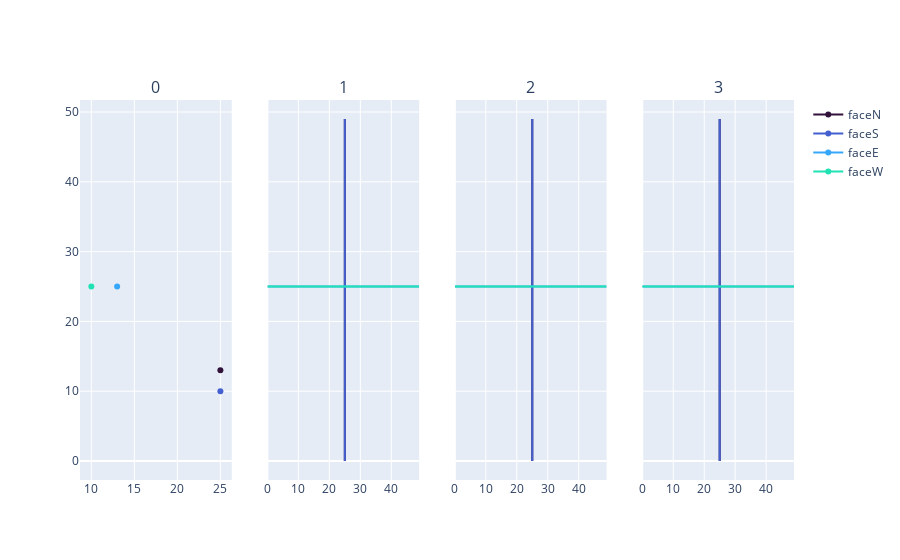

Write notebook code for a chart like this one.
### Code cell
s = Solution()
show_solution_step(s)

### Figure 1 — Plotly figure (JSON) as saved in the notebook; plotly's stock layout.template omitted (floating-point values rounded to 4 significant figures)
{"data": [{"marker": {"color": "rgb(48, 18, 59)"}, "name": "faceN", "showlegend": true, "type": "scatter", "x": [25], "xaxis": "x", "y": [13], "yaxis": "y"}, {"marker": {"color": "rgb(68, 96, 208)"}, "name": "faceS", "showlegend": true, "type": "scatter", "x": [25], "xaxis": "x", "y": [10], "yaxis": "y"}, {"marker": {"color": "rgb(54, 167, 248)"}, "name": "faceE", "showlegend": true, "type": "scatter", "x": [13], "xaxis": "x", "y": [25], "yaxis": "y"}, {"marker": {"color": "rgb(33, 226, 181)"}, "name": "faceW", "showlegend": true, "type": "scatter", "x": [10], "xaxis": "x", "y": [25], "yaxis": "y"}, {"marker": {"color": "rgb(48, 18, 59)"}, "name": "faceN", "showlegend": false, "type": "scatter", "x": [25, 25, 25, 25, 25, 25, 25, 25, 25, 25, 25, 25, 25, 25, 25, 25, 25, 25, 25, 25, 25, 25, 25, 25, 25, 25, 25, 25, 25, 25, 25, 25, 25, 25, 25, 25, 25, 25, 25, 25, 25, 25, 25, 25, 25, 25, 25, 25, 25, 25], "xaxis": "x2", "y": [49, 48, 47, 46, 45, 44, 43, 42, 41, 40, 39, 38, 37, 36, 35, 34, 33, 32, 31, 30, 29, 28, 27, 26, 25, 24, 23, 22, 21, 20, 19, 18, 17, 16, 15, 14, 13, 12, 11, 10, 9, 8, 7, 6, 5, 4, 3, 2, 1, 0], "yaxis": "y2"}, {"marker": {"color": "rgb(68, 96, 208)"}, "name": "faceS", "showlegend": false, "type": "scatter", "x": [25, 25, 25, 25, 25, 25, 25, 25, 25, 25, 25, 25, 25, 25, 25, 25, 25, 25, 25, 25, 25, 25, 25, 25, 25, 25, 25, 25, 25, 25, 25, 25, 25, 25, 25, 25, 25, 25, 25, 25, 25, 25, 25, 25, 25, 25, 25, 25, 25, 25], "xaxis": "x2", "y": [49, 48, 47, 46, 45, 44, 43, 42, 41, 40, 39, 38, 37, 36, 35, 34, 33, 32, 31, 30, 29, 28, 27, 26, 25, 24, 23, 22, 21, 20, 19, 18, 17, 16, 15, 14, 13, 12, 11, 10, 9, 8, 7, 6, 5, 4, 3, 2, 1, 0], "yaxis": "y2"}, {"marker": {"color": "rgb(54, 167, 248)"}, "name": "faceE", "showlegend": false, "type": "scatter", "x": [49, 48, 47, 46, 45, 44, 43, 42, 41, 40, 39, 38, 37, 36, 35, 34, 33, 32, 31, 30, 29, 28, 27, 26, 25, 24, 23, 22, 21, 20, 19, 18, 17, 16, 15, 14, 13, 12, 11, 10, 9, 8, 7, 6, 5, 4, 3, 2, 1, 0], "xaxis": "x2", "y": [25, 25, 25, 25, 25, 25, 25, 25, 25, 25, 25, 25, 25, 25, 25, 25, 25, 25, 25, 25, 25, 25, 25, 25, 25, 25, 25, 25, 25, 25, 25, 25, 25, 25, 25, 25, 25, 25, 25, 25, 25, 25, 25, 25, 25, 25, 25, 25, 25, 25], "yaxis": "y2"}, {"marker": {"color": "rgb(33, 226, 181)"}, "name": "faceW", "showlegend": false, "type": "scatter", "x": [49, 48, 47, 46, 45, 44, 43, 42, 41, 40, 39, 38, 37, 36, 35, 34, 33, 32, 31, 30, 29, 28, 27, 26, 25, 24, 23, 22, 21, 20, 19, 18, 17, 16, 15, 14, 13, 12, 11, 10, 9, 8, 7, 6, 5, 4, 3, 2, 1, 0], "xaxis": "x2", "y": [25, 25, 25, 25, 25, 25, 25, 25, 25, 25, 25, 25, 25, 25, 25, 25, 25, 25, 25, 25, 25, 25, 25, 25, 25, 25, 25, 25, 25, 25, 25, 25, 25, 25, 25, 25, 25, 25, 25, 25, 25, 25, 25, 25, 25, 25, 25, 25, 25, 25], "yaxis": "y2"}, {"marker": {"color": "rgb(48, 18, 59)"}, "name": "faceN", "showlegend": false, "type": "scatter", "x": [25, 25, 25, 25, 25, 25, 25, 25, 25, 25, 25, 25, 25, 25, 25, 25, 25, 25, 25, 25, 25, 25, 25, 25, 25, 25, 25, 25, 25, 25, 25, 25, 25, 25, 25, 25, 25, 25, 25, 25, 25, 25, 25, 25, 25, 25, 25, 25, 25, 25], "xaxis": "x3", "y": [49, 48, 47, 46, 45, 44, 43, 42, 41, 40, 39, 38, 37, 36, 35, 34, 33, 32, 31, 30, 29, 28, 27, 26, 25, 24, 23, 22, 21, 20, 19, 18, 17, 16, 15, 14, 13, 12, 11, 10, 9, 8, 7, 6, 5, 4, 3, 2, 1, 0], "yaxis": "y3"}, {"marker": {"color": "rgb(68, 96, 208)"}, "name": "faceS", "showlegend": false, "type": "scatter", "x": [25, 25, 25, 25, 25, 25, 25, 25, 25, 25, 25, 25, 25, 25, 25, 25, 25, 25, 25, 25, 25, 25, 25, 25, 25, 25, 25, 25, 25, 25, 25, 25, 25, 25, 25, 25, 25, 25, 25, 25, 25, 25, 25, 25, 25, 25, 25, 25, 25, 25], "xaxis": "x3", "y": [49, 48, 47, 46, 45, 44, 43, 42, 41, 40, 39, 38, 37, 36, 35, 34, 33, 32, 31, 30, 29, 28, 27, 26, 25, 24, 23, 22, 21, 20, 19, 18, 17, 16, 15, 14, 13, 12, 11, 10, 9, 8, 7, 6, 5, 4, 3, 2, 1, 0], "yaxis": "y3"}, {"marker": {"color": "rgb(54, 167, 248)"}, "name": "faceE", "showlegend": false, "type": "scatter", "x": [49, 48, 47, 46, 45, 44, 43, 42, 41, 40, 39, 38, 37, 36, 35, 34, 33, 32, 31, 30, 29, 28, 27, 26, 25, 24, 23, 22, 21, 20, 19, 18, 17, 16, 15, 14, 13, 12, 11, 10, 9, 8, 7, 6, 5, 4, 3, 2, 1, 0], "xaxis": "x3", "y": [25, 25, 25, 25, 25, 25, 25, 25, 25, 25, 25, 25, 25, 25, 25, 25, 25, 25, 25, 25, 25, 25, 25, 25, 25, 25, 25, 25, 25, 25, 25, 25, 25, 25, 25, 25, 25, 25, 25, 25, 25, 25, 25, 25, 25, 25, 25, 25, 25, 25], "yaxis": "y3"}, {"marker": {"color": "rgb(33, 226, 181)"}, "name": "faceW", "showlegend": false, "type": "scatter", "x": [49, 48, 47, 46, 45, 44, 43, 42, 41, 40, 39, 38, 37, 36, 35, 34, 33, 32, 31, 30, 29, 28, 27, 26, 25, 24, 23, 22, 21, 20, 19, 18, 17, 16, 15, 14, 13, 12, 11, 10, 9, 8, 7, 6, 5, 4, 3, 2, 1, 0], "xaxis": "x3", "y": [25, 25, 25, 25, 25, 25, 25, 25, 25, 25, 25, 25, 25, 25, 25, 25, 25, 25, 25, 25, 25, 25, 25, 25, 25, 25, 25, 25, 25, 25, 25, 25, 25, 25, 25, 25, 25, 25, 25, 25, 25, 25, 25, 25, 25, 25, 25, 25, 25, 25], "yaxis": "y3"}, {"marker": {"color": "rgb(48, 18, 59)"}, "name": "faceN", "showlegend": false, "type": "scatter", "x": [25, 25, 25, 25, 25, 25, 25, 25, 25, 25, 25, 25, 25, 25, 25, 25, 25, 25, 25, 25, 25, 25, 25, 25, 25, 25, 25, 25, 25, 25, 25, 25, 25, 25, 25, 25, 25, 25, 25, 25, 25, 25, 25, 25, 25, 25, 25, 25, 25, 25], "xaxis": "x4", "y": [49, 48, 47, 46, 45, 44, 43, 42, 41, 40, 39, 38, 37, 36, 35, 34, 33, 32, 31, 30, 29, 28, 27, 26, 25, 24, 23, 22, 21, 20, 19, 18, 17, 16, 15, 14, 13, 12, 11, 10, 9, 8, 7, 6, 5, 4, 3, 2, 1, 0], "yaxis": "y4"}, {"marker": {"color": "rgb(68, 96, 208)"}, "name": "faceS", "showlegend": false, "type": "scatter", "x": [25, 25, 25, 25, 25, 25, 25, 25, 25, 25, 25, 25, 25, 25, 25, 25, 25, 25, 25, 25, 25, 25, 25, 25, 25, 25, 25, 25, 25, 25, 25, 25, 25, 25, 25, 25, 25, 25, 25, 25, 25, 25, 25, 25, 25, 25, 25, 25, 25, 25], "xaxis": "x4", "y": [49, 48, 47, 46, 45, 44, 43, 42, 41, 40, 39, 38, 37, 36, 35, 34, 33, 32, 31, 30, 29, 28, 27, 26, 25, 24, 23, 22, 21, 20, 19, 18, 17, 16, 15, 14, 13, 12, 11, 10, 9, 8, 7, 6, 5, 4, 3, 2, 1, 0], "yaxis": "y4"}, {"marker": {"color": "rgb(54, 167, 248)"}, "name": "faceE", "showlegend": false, "type": "scatter", "x": [49, 48, 47, 46, 45, 44, 43, 42, 41, 40, 39, 38, 37, 36, 35, 34, 33, 32, 31, 30, 29, 28, 27, 26, 25, 24, 23, 22, 21, 20, 19, 18, 17, 16, 15, 14, 13, 12, 11, 10, 9, 8, 7, 6, 5, 4, 3, 2, 1, 0], "xaxis": "x4", "y": [25, 25, 25, 25, 25, 25, 25, 25, 25, 25, 25, 25, 25, 25, 25, 25, 25, 25, 25, 25, 25, 25, 25, 25, 25, 25, 25, 25, 25, 25, 25, 25, 25, 25, 25, 25, 25, 25, 25, 25, 25, 25, 25, 25, 25, 25, 25, 25, 25, 25], "yaxis": "y4"}, {"marker": {"color": "rgb(33, 226, 181)"}, "name": "faceW", "showlegend": false, "type": "scatter", "x": [49, 48, 47, 46, 45, 44, 43, 42, 41, 40, 39, 38, 37, 36, 35, 34, 33, 32, 31, 30, 29, 28, 27, 26, 25, 24, 23, 22, 21, 20, 19, 18, 17, 16, 15, 14, 13, 12, 11, 10, 9, 8, 7, 6, 5, 4, 3, 2, 1, 0], "xaxis": "x4", "y": [25, 25, 25, 25, 25, 25, 25, 25, 25, 25, 25, 25, 25, 25, 25, 25, 25, 25, 25, 25, 25, 25, 25, 25, 25, 25, 25, 25, 25, 25, 25, 25, 25, 25, 25, 25, 25, 25, 25, 25, 25, 25, 25, 25, 25, 25, 25, 25, 25, 25], "yaxis": "y4"}], "layout": {"annotations": [{"font": {"size": 16}, "showarrow": false, "text": "0", "x": 0.1062, "xanchor": "center", "xref": "paper", "y": 1, "yanchor": "bottom", "yref": "paper"}, {"font": {"size": 16}, "showarrow": false, "text": "1", "x": 0.3688, "xanchor": "center", "xref": "paper", "y": 1, "yanchor": "bottom", "yref": "paper"}, {"font": {"size": 16}, "showarrow": false, "text": "2", "x": 0.6313, "xanchor": "center", "xref": "paper", "y": 1, "yanchor": "bottom", "yref": "paper"}, {"font": {"size": 16}, "showarrow": false, "text": "3", "x": 0.8938, "xanchor": "center", "xref": "paper", "y": 1, "yanchor": "bottom", "yref": "paper"}], "xaxis": {"anchor": "y", "domain": [0, 0.2125]}, "xaxis2": {"anchor": "y2", "domain": [0.2625, 0.475]}, "xaxis3": {"anchor": "y3", "domain": [0.525, 0.7375]}, "xaxis4": {"anchor": "y4", "domain": [0.7875, 1]}, "yaxis": {"anchor": "x", "domain": [0, 1]}, "yaxis2": {"anchor": "x2", "domain": [0, 1], "matches": "y", "showticklabels": false}, "yaxis3": {"anchor": "x3", "domain": [0, 1], "matches": "y", "showticklabels": false}, "yaxis4": {"anchor": "x4", "domain": [0, 1], "matches": "y", "showticklabels": false}}}
